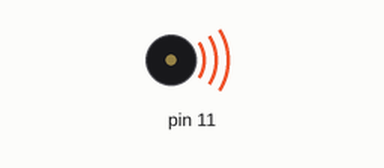
Simulated run of this sketch. Board: Arduino Uno, built with avr-gcc and run on an emulated ATmega328P. Parts: buzzer (waves = sounding).

Above: at 0.1 s.
At 25.56 s:
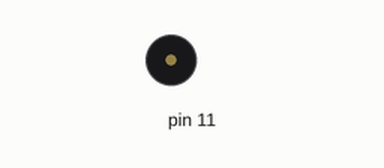
Timing chart, 0 to 40.0 s (numbered marks = the images above):
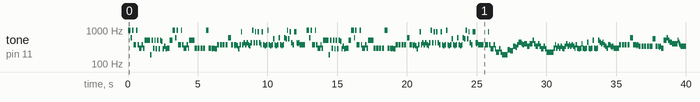

The sketch:

badinerie.ino
```cpp
enum {
  _C7 = 2093,
  _B6 = 1976,
  _AS6 = 1865,
  _A6 = 1760,
  _GS6 = 1661,
  _G6 = 1568,
  _FS6 = 1480,
  _F6 = 1397,
  _E6 = 1319,
  _DS6 = 1245,
  _D6 = 1175,
  _CS6 = 1109,
  _C6 = 1047,
  _B5 = 988,
  _AS5 = 932,
  _A5 = 880,
  _GS5 = 831,
  _G5 = 784,
  _FS5 = 740,
  _F5 = 698,
  _E5 = 659,
  _DS5 = 622,
  _D5 = 587,
  _CS5 = 554,
  _C5 = 523,
  _B4 = 494,
  _AS4 = 466,
  _A4 = 440,
  _GS4 = 415,
  _G4 = 392,
  _FS4 = 370,
  _F4 = 349,
  _E4 = 330,
  _DS4 = 311,
  _D4 = 294,
  _CS4 = 277,
  _C4 = 262,
  _B3 = 247,
  _AS3 = 233,
  _A3 = 220,
  _GS3 = 208,
  _G3 = 196,
  _FS3 = 185,
  _F3 = 175,
  _E3 = 165,
  _DS3 = 156,
  _D3 = 147,
  _CS3 = 139,
  _C3 = 131
};

#define _W(t)  t, t, t, t, t, t, t, t, t, t, t, t, t, t, t, t, t, t, t, t, t, t, t, t, t, t, t, t, t, t, t, t
#define _H(t)  t, t, t, t, t, t, t, t, t, t, t, t, t, t, t, t
#define _QP(t) t, t, t, t, t, t, t, t, t, t, t, t
#define _Q(t)  t, t, t, t, t, t, t, t
#define _EP(t) t, t, t, t, t, t
#define _E(t)  t, t, t, t
#define _S(t)  t, t
#define _T(t)  t

uint16_t T1[] = {
        /* 00 */ _E(_B5), _S(_D5), _S(_B5),
        /* 01 */ _E(_FS4), _S(_B5), _S(_FS4), _E(_D4), _S(_FS4), _S(_D4),
        /* 02 */ _Q(_B4), _S(_FS3), _S(_B4), _S(_D4), _S(_B4),
        /* 03 */ _S(_CS4), _S(_B4), _S(_CS4), _S(_B4), _S(_AS4), _S(_CS4), _S(_E4), _S(_CS4),
        /* 04 */ _E(_D4), _E(_B4), _E(_B5), _S(_D5), _S(_B5),

        /* 05 */ _E(_FS4), _S(_B5), _S(_FS4), _E(_D4), _S(_FS4), _S(_D4),
        /* 06 */ _Q(_B4), _S(_D4), _T(_D4), _T(0), _S(_D4), _T(_D4), _T(0),
        /* 07 */ _S(_D4), _T(_D4), _T(0), _S(_D4), _T(_D4), _T(0), _E(_B5), _S(_D4), _T(_D4), _T(0),
        /* 08 */ _T(_D4), _T(_CS4), _S(_D4), _E(_CS4), _S(_FS4), _T(_FS4), _T(0), _S(_FS4), _T(_FS4), _T(0),
        /* 09 */ _S(_FS4), _T(_FS4), _T(0), _S(_FS4), _T(_FS4), _T(0), _E(_D5), _S(_FS4), _T(_FS4), _T(0),

        /* 10 */ _T(_FS4), _T(_F4), _S(_FS4), _S(_F4), _S(_CS4), _S(_FS4), _S(_A5), _S(_FS4),
        /* 11 */ _S(_GS4), _S(_FS4), _S(_GS4), _S(_FS4), _S(_F4), _S(_GS4), _S(_B5), _S(_GS4),
        /* 12 */ _S(_A5), _S(_GS4), _S(_A5), _S(_GS4), _S(_FS4), _S(_A5), _S(_FS4), _S(_F4),
        /* 13 */ _S(_FS4), _S(_B5), _S(_FS4), _S(_F4), _S(_FS4), _S(_CS5), _S(_FS4), _S(_F4),
        /* 14 */ _S(_FS4), _S(_D5), _S(_FS4), _S(_F4), _S(_FS4), _S(_D5), _S(_CS5), _S(_B5),
        /* 15 */ _S(_CS5), _S(_A5), _S(_GS4), _S(_FS4), _E(_A5), _T(_GS4), _T(_G4), _S(_GS4),
        /* 16 */ _EP(_FS4), _S(_FS4), _S(0),
};

uint16_t T2[] = {
        /* 17 */_E(_FS4), _S(_A5), _S(_FS4),
        /* 18 */ _E(_CS4), _S(_FS4), _S(_CS4), _E(_A3), _S(_CS4), _S(_A3),
        /* 19 */ _Q(_FS3), _E(_C4), _E(_B3),

        /* 20 */ _E(_E4), _S(_DS4), _S(_FS4), _E(_A4), _S(_G4), _S(_FS4),
        /* 21 */ _E(_G4), _E(_E4), _E(_G4), _S(_B4), _S(_G4),
        /* 22 */ _E(_E4), _S(_G4), _S(_E4), _E(_CS4), _S(_E4), _S(_CS4),
        /* 23 */ _Q(_A3), _S(_A3), _S(_D4), _S(_FS4), _S(_D4),
        /* 24 */ _S(_E4), _S(_D4), _S(_E4), _S(_D4), _S(_CS4), _S(_E4), _S(_G4), _S(_E4),
        /* 25 */ _S(_FS4), _S(_E4), _S(_FS4), _S(_E4), _S(_D4), _S(_FS4), _S(_D4), _S(_CS4),

        /* 26 */ _S(_D4), _S(_G4), _S(_D4), _S(_CS4), _S(_D4), _S(_A4), _S(_D4), _S(_CS4),
        /* 27 */ _S(_D4), _S(_B4), _S(_D4), _S(_CS4), _S(_D4), _S(_B4), _S(_A4), _S(_G4),
        /* 28 */ _S(_A4), _S(_FS4), _S(_E4), _S(_D4), _E(_FS4), _T(_E4), _T(_DS4), _S(_E4),
        /* 29 */ _Q(_D4), _S(_FS4), _T(_FS4), _T(0), _S(_FS4), _T(_FS4), _T(0),

        /* 30 */ _S(_FS4), _T(_FS4), _T(0), _S(_FS4), _T(_FS4), _T(0), _E(_D5), _E(_FS4),
        /* 31 */ _T(_FS4), _T(_F4), _S(_FS4), _S(_E4), _T(_E4), _T(0), _S(_E4), _T(_E4), _T(0), _S(_E4), _T(_E4), _T(0),
        /* 32 */ _S(_E4), _T(_E4), _T(0), _E(_E4), _E(_CS5), _S(_E4), _T(_E4), _T(0),
        /* 33 */ _T(_E4), _T(_DS4), _S(_E4), _E(_D4), _E(_B4),  _S(_D5), _S(_B4),

        /* 34 */ _E(_A4), _Q(_G4), _T(_B4), _T(_A4), _T(_G4), _T(_FS4),
        /* 35 */ _Q(_E4), _E(_E4), _T(_G4), _T(_FS4), _T(_E4), _T(_D4),
        /* 36 */ _S(_C4), _S(_E4), _S(_G4), _S(_E4), _S(_C4), _S(_B3), _S(_CS4), _S(_B3),
        /* 37 */ _S(_AS3), _T(_AS3), _T(0), _S(_FS3), _T(_FS3), _T(0), _E(_G3), _E(_FS3),

        /* 38 */ _E(_B3), _S(_AS3), _S(_CS4), _E(_E4), _S(_D4), _S(_CS4),
        /* 39 */ _E(_D4), _T(_B3), _T(_CS4), _T(_D4), _T(_E4), _E(_FS4), _S(_D4), _S(_FS4),
        /* 40 */ _E(_B4), _E(_FS4), _S(_E4), _S(_D4), _S(_CS4), _S(_D4),
        /* 41 */ _E(_CS4), _E(_B3)
};

void setup() {
    pinMode(11, OUTPUT);
}

void loop() {
    for(uint16_t j = 0; j < 2; j++)
    {
        for(uint16_t i = 0; i < sizeof(T1)/ sizeof(uint16_t); i++)
        {
            tone(11, T1[i]);

            delay(50);
        }
    }
    for(uint16_t j = 0; j < 2; j++)
    {
        for(uint16_t i = 0; i < sizeof(T2)/ sizeof(uint16_t); i++)
        {
            tone(11, T2[i]);

            delay(50);
        }
    }
    delay(1000);
}
```

Measured:
- by itself, tone on pin 11: plays 988 Hz for 0.20 s, 587 Hz for 0.10 s, 988 Hz for 0.10 s, 370 Hz for 0.20 s, 988 Hz for 0.10 s, 370 Hz for 0.10 s … (301 notes in this stretch)
